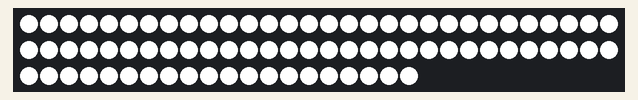
Simulated run of this sketch. Board: Arduino Uno, built with avr-gcc and run on an emulated ATmega328P. Parts: 80 RGB LEDs in strip order, left to right, continuing on the next row.

Above: at 0.1 s.

The sketch:

TestWit_WS.ino
```cpp
#include <Adafruit_NeoPixel.h>


// Instellingen
#define PIN          A2    // De datalijn (DI) aangesloten op A0
#define NUMPIXELS   80    // Het aantal leds op je strip

// Initialiseer de strip.
// Voor WS2813 gebruiken we 'NEO_GRB'.
Adafruit_NeoPixel strip(NUMPIXELS, PIN, NEO_GRBW + NEO_KHZ800);

void setup() {
  strip.begin();
  strip.show();            // Alles uit bij de start
}

void loop() {
  // 1. Alle leds aan op vol vermogen (Wit gemaakt door RGB)
  // Omdat WS2813 geen aparte W-kanaal heeft, gebruiken we 3 parameters.
  for(int i=0; i<NUMPIXELS; i++) {
    strip.setPixelColor(i, strip.Color(255, 255, 255));
  }
  strip.show();
  delay(2000);

  // 2. Alles uit voor 1 seconde
strip.clear();
 strip.show();
delay(1000);


}
```
